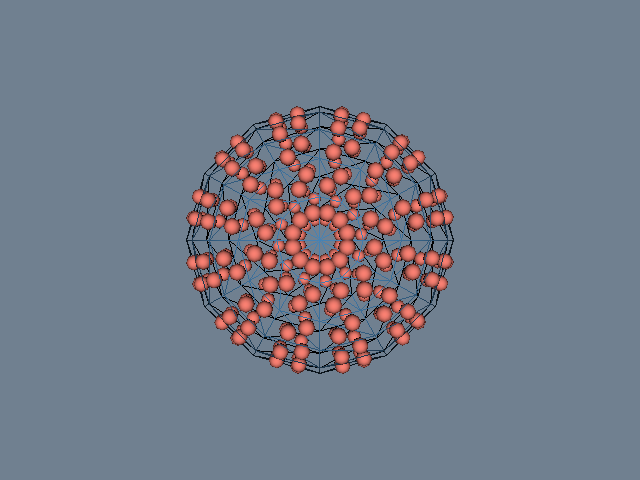

The Python source for this figure:
#!/usr/bin/env python

# Demonstrate vtkCellCenters to generate points at cell centers of a mesh,
# then display small sphere glyphs at those locations.

# Factory overrides: importing these modules registers the OpenGL rendering
# and interaction style implementations for vtkRenderingCore factory classes.
import vtkmodules.vtkInteractionStyle  # noqa: F401
import vtkmodules.vtkRenderingOpenGL2  # noqa: F401
# VTK pipeline classes used in this example
from vtkmodules.vtkFiltersCore import vtkCellCenters
from vtkmodules.vtkFiltersSources import vtkSphereSource
from vtkmodules.vtkRenderingCore import (
    vtkActor,
    vtkGlyph3DMapper,
    vtkPolyDataMapper,
    vtkRenderWindow,
    vtkRenderWindowInteractor,
    vtkRenderer,
)

# Colors (normalized RGB)
tomato_rgb = (0.980, 0.502, 0.447)
steel_blue_rgb = (0.275, 0.510, 0.706)
slate_gray_rgb = (0.439, 0.502, 0.565)

# Source: low-resolution sphere so cell centers are visible
sphere_source = vtkSphereSource()
sphere_source.SetPhiResolution(12)
sphere_source.SetThetaResolution(12)

# Filter: compute cell centers
cell_centers = vtkCellCenters()
cell_centers.SetInputConnection(sphere_source.GetOutputPort())

# Source: small sphere glyph shape
glyph_source = vtkSphereSource()
glyph_source.SetRadius(0.03)
glyph_source.SetPhiResolution(8)
glyph_source.SetThetaResolution(8)

# Mapper: place sphere glyphs at each cell center
glyph_mapper = vtkGlyph3DMapper()
glyph_mapper.SetInputConnection(cell_centers.GetOutputPort())
glyph_mapper.SetSourceConnection(glyph_source.GetOutputPort())
glyph_mapper.ScalingOff()

# Actor: assign the glyph geometry
glyph_actor = vtkActor()
glyph_actor.SetMapper(glyph_mapper)
glyph_actor.GetProperty().SetColor(tomato_rgb)

# Mapper: map the wireframe mesh to graphics primitives
mesh_mapper = vtkPolyDataMapper()
mesh_mapper.SetInputConnection(sphere_source.GetOutputPort())

# Actor: wireframe mesh for context
mesh_actor = vtkActor()
mesh_actor.SetMapper(mesh_mapper)
mesh_actor.GetProperty().SetRepresentationToWireframe()
mesh_actor.GetProperty().SetColor(steel_blue_rgb)

# Renderer: assemble the scene
renderer = vtkRenderer()
renderer.AddActor(mesh_actor)
renderer.AddActor(glyph_actor)
renderer.SetBackground(slate_gray_rgb)

# Render window: display the rendered scene
render_window = vtkRenderWindow()
render_window.AddRenderer(renderer)
render_window.SetWindowName("cell centers")
render_window.SetMultiSamples(0)
render_window.SetSize(640, 480)

# Interactor: handle mouse and keyboard events
render_window_interactor = vtkRenderWindowInteractor()
render_window_interactor.SetRenderWindow(render_window)

# Scene: configure the camera
renderer.ResetCamera()

# Start: launch the interactive visualization
render_window_interactor.Initialize()
render_window_interactor.Start()
